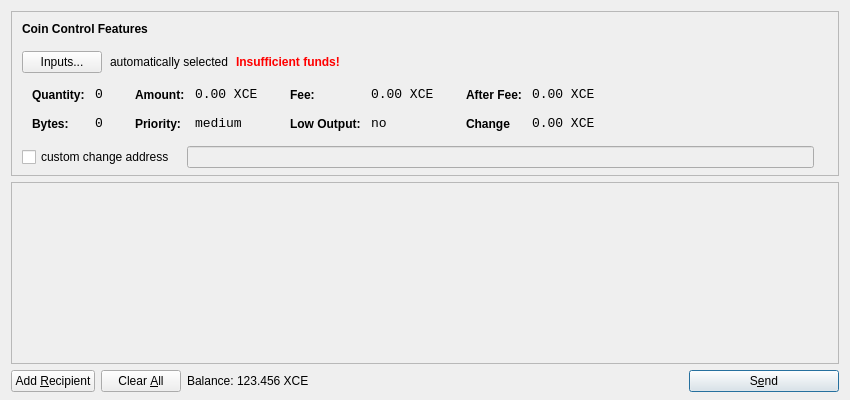
<?xml version="1.0" encoding="UTF-8"?>
<ui version="4.0">
 <class>SendCoinsDialog</class>
 <widget class="QDialog" name="SendCoinsDialog">
  <property name="geometry">
   <rect>
    <x>0</x>
    <y>0</y>
    <width>850</width>
    <height>400</height>
   </rect>
  </property>
  <property name="windowTitle">
   <string>Send Coins</string>
  </property>
  <layout class="QVBoxLayout" name="verticalLayout" stretch="0,1,0">
   <property name="bottomMargin">
    <number>8</number>
   </property>
   <item>
    <widget class="QFrame" name="frameCoinControl">
     <property name="sizePolicy">
      <sizepolicy hsizetype="Expanding" vsizetype="Expanding">
       <horstretch>0</horstretch>
       <verstretch>0</verstretch>
      </sizepolicy>
     </property>
     <property name="maximumSize">
      <size>
       <width>16777215</width>
       <height>16777215</height>
      </size>
     </property>
     <property name="frameShape">
      <enum>QFrame::StyledPanel</enum>
     </property>
     <property name="frameShadow">
      <enum>QFrame::Sunken</enum>
     </property>
     <layout class="QVBoxLayout" name="verticalLayoutCoinControl2">
      <property name="spacing">
       <number>6</number>
      </property>
      <property name="leftMargin">
       <number>0</number>
      </property>
      <property name="topMargin">
       <number>0</number>
      </property>
      <property name="rightMargin">
       <number>0</number>
      </property>
      <property name="bottomMargin">
       <number>6</number>
      </property>
      <item>
       <layout class="QVBoxLayout" name="verticalLayoutCoinControl" stretch="0,0,0,0,1">
        <property name="spacing">
         <number>0</number>
        </property>
        <property name="leftMargin">
         <number>10</number>
        </property>
        <property name="topMargin">
         <number>10</number>
        </property>
        <item>
         <layout class="QHBoxLayout" name="horizontalLayoutCoinControl1">
          <property name="bottomMargin">
           <number>15</number>
          </property>
          <item>
           <widget class="QLabel" name="labelCoinControlFeatures">
            <property name="sizePolicy">
             <sizepolicy hsizetype="Preferred" vsizetype="Maximum">
              <horstretch>0</horstretch>
              <verstretch>0</verstretch>
             </sizepolicy>
            </property>
            <property name="font">
             <font>
              <weight>75</weight>
              <bold>true</bold>
             </font>
            </property>
            <property name="styleSheet">
             <string notr="true">font-weight:bold;</string>
            </property>
            <property name="text">
             <string>Coin Control Features</string>
            </property>
           </widget>
          </item>
         </layout>
        </item>
        <item>
         <layout class="QHBoxLayout" name="horizontalLayoutCoinControl2" stretch="0,0,0,0">
          <property name="spacing">
           <number>8</number>
          </property>
          <property name="bottomMargin">
           <number>10</number>
          </property>
          <item>
           <widget class="QPushButton" name="pushButtonCoinControl">
            <property name="styleSheet">
             <string notr="true"/>
            </property>
            <property name="text">
             <string>Inputs...</string>
            </property>
           </widget>
          </item>
          <item>
           <widget class="QLabel" name="labelCoinControlAutomaticallySelected">
            <property name="text">
             <string>automatically selected</string>
            </property>
            <property name="margin">
             <number>5</number>
            </property>
           </widget>
          </item>
          <item>
           <widget class="QLabel" name="labelCoinControlInsuffFunds">
            <property name="font">
             <font>
              <weight>75</weight>
              <bold>true</bold>
             </font>
            </property>
            <property name="styleSheet">
             <string notr="true">color:red;font-weight:bold;</string>
            </property>
            <property name="text">
             <string>Insufficient funds!</string>
            </property>
            <property name="margin">
             <number>5</number>
            </property>
           </widget>
          </item>
          <item>
           <spacer name="horizontalSpacerCoinControl">
            <property name="orientation">
             <enum>Qt::Horizontal</enum>
            </property>
            <property name="sizeHint" stdset="0">
             <size>
              <width>40</width>
              <height>1</height>
             </size>
            </property>
           </spacer>
          </item>
         </layout>
        </item>
        <item>
         <widget class="QWidget" name="widgetCoinControl" native="true">
          <property name="sizePolicy">
           <sizepolicy hsizetype="Preferred" vsizetype="Preferred">
            <horstretch>0</horstretch>
            <verstretch>0</verstretch>
           </sizepolicy>
          </property>
          <property name="minimumSize">
           <size>
            <width>0</width>
            <height>0</height>
           </size>
          </property>
          <property name="styleSheet">
           <string notr="true"/>
          </property>
          <layout class="QHBoxLayout" name="horizontalLayoutCoinControl5">
           <property name="margin">
            <number>0</number>
           </property>
           <item>
            <layout class="QHBoxLayout" name="horizontalLayoutCoinControl3" stretch="0,0,0,1">
             <property name="spacing">
              <number>20</number>
             </property>
             <property name="topMargin">
              <number>0</number>
             </property>
             <property name="bottomMargin">
              <number>10</number>
             </property>
             <item>
              <layout class="QFormLayout" name="formLayoutCoinControl1">
               <property name="horizontalSpacing">
                <number>10</number>
               </property>
               <property name="verticalSpacing">
                <number>14</number>
               </property>
               <property name="leftMargin">
                <number>10</number>
               </property>
               <property name="topMargin">
                <number>4</number>
               </property>
               <property name="rightMargin">
                <number>6</number>
               </property>
               <item row="0" column="0">
                <widget class="QLabel" name="labelCoinControlQuantityText">
                 <property name="styleSheet">
                  <string notr="true">font-weight:bold;</string>
                 </property>
                 <property name="text">
                  <string>Quantity:</string>
                 </property>
                 <property name="margin">
                  <number>0</number>
                 </property>
                </widget>
               </item>
               <item row="0" column="1">
                <widget class="QLabel" name="labelCoinControlQuantity">
                 <property name="font">
                  <font>
                   <family>Monospace</family>
                   <pointsize>10</pointsize>
                  </font>
                 </property>
                 <property name="cursor">
                  <cursorShape>IBeamCursor</cursorShape>
                 </property>
                 <property name="contextMenuPolicy">
                  <enum>Qt::ActionsContextMenu</enum>
                 </property>
                 <property name="text">
                  <string>0</string>
                 </property>
                 <property name="margin">
                  <number>0</number>
                 </property>
                 <property name="textInteractionFlags">
                  <set>Qt::LinksAccessibleByMouse|Qt::TextSelectableByKeyboard|Qt::TextSelectableByMouse</set>
                 </property>
                </widget>
               </item>
               <item row="1" column="0">
                <widget class="QLabel" name="labelCoinControlBytesText">
                 <property name="styleSheet">
                  <string notr="true">font-weight:bold;</string>
                 </property>
                 <property name="text">
                  <string>Bytes:</string>
                 </property>
                </widget>
               </item>
               <item row="1" column="1">
                <widget class="QLabel" name="labelCoinControlBytes">
                 <property name="font">
                  <font>
                   <family>Monospace</family>
                   <pointsize>10</pointsize>
                  </font>
                 </property>
                 <property name="cursor">
                  <cursorShape>IBeamCursor</cursorShape>
                 </property>
                 <property name="contextMenuPolicy">
                  <enum>Qt::ActionsContextMenu</enum>
                 </property>
                 <property name="text">
                  <string>0</string>
                 </property>
                 <property name="textInteractionFlags">
                  <set>Qt::LinksAccessibleByMouse|Qt::TextSelectableByKeyboard|Qt::TextSelectableByMouse</set>
                 </property>
                </widget>
               </item>
              </layout>
             </item>
             <item>
              <layout class="QFormLayout" name="formLayoutCoinControl2">
               <property name="horizontalSpacing">
                <number>10</number>
               </property>
               <property name="verticalSpacing">
                <number>14</number>
               </property>
               <property name="leftMargin">
                <number>6</number>
               </property>
               <property name="topMargin">
                <number>4</number>
               </property>
               <property name="rightMargin">
                <number>6</number>
               </property>
               <item row="0" column="0">
                <widget class="QLabel" name="labelCoinControlAmountText">
                 <property name="styleSheet">
                  <string notr="true">font-weight:bold;</string>
                 </property>
                 <property name="text">
                  <string>Amount:</string>
                 </property>
                 <property name="margin">
                  <number>0</number>
                 </property>
                </widget>
               </item>
               <item row="0" column="1">
                <widget class="QLabel" name="labelCoinControlAmount">
                 <property name="font">
                  <font>
                   <family>Monospace</family>
                   <pointsize>10</pointsize>
                  </font>
                 </property>
                 <property name="cursor">
                  <cursorShape>IBeamCursor</cursorShape>
                 </property>
                 <property name="contextMenuPolicy">
                  <enum>Qt::ActionsContextMenu</enum>
                 </property>
                 <property name="text">
                  <string>0.00 XCE</string>
                 </property>
                 <property name="textInteractionFlags">
                  <set>Qt::LinksAccessibleByMouse|Qt::TextSelectableByKeyboard|Qt::TextSelectableByMouse</set>
                 </property>
                </widget>
               </item>
               <item row="1" column="0">
                <widget class="QLabel" name="labelCoinControlPriorityText">
                 <property name="styleSheet">
                  <string notr="true">font-weight:bold;</string>
                 </property>
                 <property name="text">
                  <string>Priority:</string>
                 </property>
                </widget>
               </item>
               <item row="1" column="1">
                <widget class="QLabel" name="labelCoinControlPriority">
                 <property name="font">
                  <font>
                   <family>Monospace</family>
                   <pointsize>10</pointsize>
                  </font>
                 </property>
                 <property name="cursor">
                  <cursorShape>IBeamCursor</cursorShape>
                 </property>
                 <property name="contextMenuPolicy">
                  <enum>Qt::ActionsContextMenu</enum>
                 </property>
                 <property name="text">
                  <string>medium</string>
                 </property>
                 <property name="textInteractionFlags">
                  <set>Qt::LinksAccessibleByMouse|Qt::TextSelectableByKeyboard|Qt::TextSelectableByMouse</set>
                 </property>
                </widget>
               </item>
              </layout>
             </item>
             <item>
              <layout class="QFormLayout" name="formLayoutCoinControl3">
               <property name="horizontalSpacing">
                <number>10</number>
               </property>
               <property name="verticalSpacing">
                <number>14</number>
               </property>
               <property name="leftMargin">
                <number>6</number>
               </property>
               <property name="topMargin">
                <number>4</number>
               </property>
               <property name="rightMargin">
                <number>6</number>
               </property>
               <item row="0" column="0">
                <widget class="QLabel" name="labelCoinControlFeeText">
                 <property name="styleSheet">
                  <string notr="true">font-weight:bold;</string>
                 </property>
                 <property name="text">
                  <string>Fee:</string>
                 </property>
                 <property name="margin">
                  <number>0</number>
                 </property>
                </widget>
               </item>
               <item row="0" column="1">
                <widget class="QLabel" name="labelCoinControlFee">
                 <property name="font">
                  <font>
                   <family>Monospace</family>
                   <pointsize>10</pointsize>
                  </font>
                 </property>
                 <property name="cursor">
                  <cursorShape>IBeamCursor</cursorShape>
                 </property>
                 <property name="contextMenuPolicy">
                  <enum>Qt::ActionsContextMenu</enum>
                 </property>
                 <property name="text">
                  <string>0.00 XCE</string>
                 </property>
                 <property name="textInteractionFlags">
                  <set>Qt::LinksAccessibleByMouse|Qt::TextSelectableByKeyboard|Qt::TextSelectableByMouse</set>
                 </property>
                </widget>
               </item>
               <item row="1" column="0">
                <widget class="QLabel" name="labelCoinControlLowOutputText">
                 <property name="styleSheet">
                  <string notr="true">font-weight:bold;</string>
                 </property>
                 <property name="text">
                  <string>Low Output:</string>
                 </property>
                </widget>
               </item>
               <item row="1" column="1">
                <widget class="QLabel" name="labelCoinControlLowOutput">
                 <property name="font">
                  <font>
                   <family>Monospace</family>
                   <pointsize>10</pointsize>
                  </font>
                 </property>
                 <property name="cursor">
                  <cursorShape>IBeamCursor</cursorShape>
                 </property>
                 <property name="contextMenuPolicy">
                  <enum>Qt::ActionsContextMenu</enum>
                 </property>
                 <property name="text">
                  <string>no</string>
                 </property>
                 <property name="textInteractionFlags">
                  <set>Qt::LinksAccessibleByMouse|Qt::TextSelectableByKeyboard|Qt::TextSelectableByMouse</set>
                 </property>
                </widget>
               </item>
              </layout>
             </item>
             <item>
              <layout class="QFormLayout" name="formLayoutCoinControl4">
               <property name="horizontalSpacing">
                <number>10</number>
               </property>
               <property name="verticalSpacing">
                <number>14</number>
               </property>
               <property name="leftMargin">
                <number>6</number>
               </property>
               <property name="topMargin">
                <number>4</number>
               </property>
               <property name="rightMargin">
                <number>6</number>
               </property>
               <item row="0" column="0">
                <widget class="QLabel" name="labelCoinControlAfterFeeText">
                 <property name="styleSheet">
                  <string notr="true">font-weight:bold;</string>
                 </property>
                 <property name="text">
                  <string>After Fee:</string>
                 </property>
                 <property name="margin">
                  <number>0</number>
                 </property>
                </widget>
               </item>
               <item row="0" column="1">
                <widget class="QLabel" name="labelCoinControlAfterFee">
                 <property name="font">
                  <font>
                   <family>Monospace</family>
                   <pointsize>10</pointsize>
                  </font>
                 </property>
                 <property name="cursor">
                  <cursorShape>IBeamCursor</cursorShape>
                 </property>
                 <property name="contextMenuPolicy">
                  <enum>Qt::ActionsContextMenu</enum>
                 </property>
                 <property name="text">
                  <string>0.00 XCE</string>
                 </property>
                 <property name="textInteractionFlags">
                  <set>Qt::LinksAccessibleByMouse|Qt::TextSelectableByKeyboard|Qt::TextSelectableByMouse</set>
                 </property>
                </widget>
               </item>
               <item row="1" column="0">
                <widget class="QLabel" name="labelCoinControlChangeText">
                 <property name="styleSheet">
                  <string notr="true">font-weight:bold;</string>
                 </property>
                 <property name="text">
                  <string>Change</string>
                 </property>
                </widget>
               </item>
               <item row="1" column="1">
                <widget class="QLabel" name="labelCoinControlChange">
                 <property name="font">
                  <font>
                   <family>Monospace</family>
                   <pointsize>10</pointsize>
                  </font>
                 </property>
                 <property name="cursor">
                  <cursorShape>IBeamCursor</cursorShape>
                 </property>
                 <property name="contextMenuPolicy">
                  <enum>Qt::ActionsContextMenu</enum>
                 </property>
                 <property name="text">
                  <string>0.00 XCE</string>
                 </property>
                 <property name="textInteractionFlags">
                  <set>Qt::LinksAccessibleByMouse|Qt::TextSelectableByKeyboard|Qt::TextSelectableByMouse</set>
                 </property>
                </widget>
               </item>
              </layout>
             </item>
            </layout>
           </item>
          </layout>
         </widget>
        </item>
        <item>
         <layout class="QHBoxLayout" name="horizontalLayoutCoinControl4" stretch="0,0,0">
          <property name="spacing">
           <number>12</number>
          </property>
          <property name="sizeConstraint">
           <enum>QLayout::SetDefaultConstraint</enum>
          </property>
          <property name="topMargin">
           <number>5</number>
          </property>
          <property name="rightMargin">
           <number>5</number>
          </property>
          <item>
           <widget class="QCheckBox" name="checkBoxCoinControlChange">
            <property name="text">
             <string>custom change address</string>
            </property>
           </widget>
          </item>
          <item>
           <widget class="QLineEdit" name="lineEditCoinControlChange">
            <property name="enabled">
             <bool>false</bool>
            </property>
            <property name="sizePolicy">
             <sizepolicy hsizetype="Expanding" vsizetype="Fixed">
              <horstretch>0</horstretch>
              <verstretch>0</verstretch>
             </sizepolicy>
            </property>
           </widget>
          </item>
          <item>
           <widget class="QLabel" name="labelCoinControlChangeLabel">
            <property name="sizePolicy">
             <sizepolicy hsizetype="Preferred" vsizetype="Expanding">
              <horstretch>0</horstretch>
              <verstretch>0</verstretch>
             </sizepolicy>
            </property>
            <property name="minimumSize">
             <size>
              <width>0</width>
              <height>0</height>
             </size>
            </property>
            <property name="text">
             <string/>
            </property>
            <property name="margin">
             <number>3</number>
            </property>
           </widget>
          </item>
         </layout>
        </item>
        <item>
         <spacer name="verticalSpacerCoinControl">
          <property name="orientation">
           <enum>Qt::Vertical</enum>
          </property>
          <property name="sizeHint" stdset="0">
           <size>
            <width>800</width>
            <height>1</height>
           </size>
          </property>
         </spacer>
        </item>
       </layout>
      </item>
     </layout>
    </widget>
   </item>
   <item>
    <widget class="QScrollArea" name="scrollArea">
     <property name="widgetResizable">
      <bool>true</bool>
     </property>
     <widget class="QWidget" name="scrollAreaWidgetContents">
      <property name="geometry">
       <rect>
        <x>0</x>
        <y>0</y>
        <width>830</width>
        <height>162</height>
       </rect>
      </property>
      <layout class="QVBoxLayout" name="verticalLayout_2">
       <property name="margin">
        <number>0</number>
       </property>
       <item>
        <layout class="QVBoxLayout" name="entries">
         <property name="spacing">
          <number>6</number>
         </property>
        </layout>
       </item>
       <item>
        <spacer name="verticalSpacer">
         <property name="orientation">
          <enum>Qt::Vertical</enum>
         </property>
         <property name="sizeHint" stdset="0">
          <size>
           <width>20</width>
           <height>40</height>
          </size>
         </property>
        </spacer>
       </item>
      </layout>
     </widget>
    </widget>
   </item>
   <item>
    <layout class="QHBoxLayout" name="horizontalLayout">
     <item>
      <widget class="QPushButton" name="addButton">
       <property name="toolTip">
        <string>Send to multiple recipients at once</string>
       </property>
       <property name="text">
        <string>Add &amp;Recipient</string>
       </property>
       <property name="icon">
        <iconset resource="../bitcoin.qrc">
         <normaloff>:/icons/add</normaloff>:/icons/add</iconset>
       </property>
       <property name="autoDefault">
        <bool>false</bool>
       </property>
      </widget>
     </item>
     <item>
      <widget class="QPushButton" name="clearButton">
       <property name="sizePolicy">
        <sizepolicy hsizetype="Minimum" vsizetype="Fixed">
         <horstretch>0</horstretch>
         <verstretch>0</verstretch>
        </sizepolicy>
       </property>
       <property name="toolTip">
        <string>Remove all transaction fields</string>
       </property>
       <property name="text">
        <string>Clear &amp;All</string>
       </property>
       <property name="icon">
        <iconset resource="../bitcoin.qrc">
         <normaloff>:/icons/remove</normaloff>:/icons/remove</iconset>
       </property>
       <property name="autoRepeatDelay">
        <number>300</number>
       </property>
       <property name="autoDefault">
        <bool>false</bool>
       </property>
      </widget>
     </item>
     <item>
      <layout class="QHBoxLayout" name="horizontalLayout_2">
       <property name="spacing">
        <number>3</number>
       </property>
       <item>
        <widget class="QLabel" name="label">
         <property name="sizePolicy">
          <sizepolicy hsizetype="Preferred" vsizetype="Fixed">
           <horstretch>0</horstretch>
           <verstretch>0</verstretch>
          </sizepolicy>
         </property>
         <property name="text">
          <string>Balance:</string>
         </property>
        </widget>
       </item>
       <item>
        <widget class="QLabel" name="labelBalance">
         <property name="sizePolicy">
          <sizepolicy hsizetype="Preferred" vsizetype="Fixed">
           <horstretch>0</horstretch>
           <verstretch>0</verstretch>
          </sizepolicy>
         </property>
         <property name="cursor">
          <cursorShape>IBeamCursor</cursorShape>
         </property>
         <property name="text">
          <string>123.456 XCE</string>
         </property>
         <property name="textInteractionFlags">
          <set>Qt::LinksAccessibleByMouse|Qt::TextSelectableByKeyboard|Qt::TextSelectableByMouse</set>
         </property>
        </widget>
       </item>
      </layout>
     </item>
     <item>
      <spacer name="horizontalSpacer">
       <property name="orientation">
        <enum>Qt::Horizontal</enum>
       </property>
       <property name="sizeHint" stdset="0">
        <size>
         <width>40</width>
         <height>20</height>
        </size>
       </property>
      </spacer>
     </item>
     <item>
      <widget class="QPushButton" name="sendButton">
       <property name="minimumSize">
        <size>
         <width>150</width>
         <height>0</height>
        </size>
       </property>
       <property name="toolTip">
        <string>Confirm the send action</string>
       </property>
       <property name="text">
        <string>S&amp;end</string>
       </property>
       <property name="icon">
        <iconset resource="../bitcoin.qrc">
         <normaloff>:/icons/send</normaloff>:/icons/send</iconset>
       </property>
       <property name="default">
        <bool>true</bool>
       </property>
      </widget>
     </item>
    </layout>
   </item>
  </layout>
 </widget>
 <resources>
  <include location="../bitcoin.qrc"/>
 </resources>
 <connections/>
</ui>
